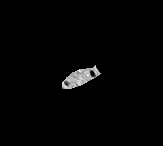
#> input picture BHS6 Bitmaps - Cleaned/bhs_voi_600000300.bmp, 163 x 146 px, found by its file name; its folder holds 4 pictures in this run
$ python generate_data.py
#> lines starting #> are read from the running program, lines starting #| are printed output that depends on the picture
### scripts/modules/stack_utils.py
import os, sys, shutil
import numpy as np
from pathlib import Path
from PIL import Image
from scipy.ndimage import distance_transform_edt

def load_image_stack(folder):
#> called with folder = './BHS6 Bitmaps - Cleaned'
    files = sorted([f for f in os.listdir(folder) if f.endswith(".bmp")])
    stack = [np.array(Image.open(os.path.join(folder, f)).convert("L"), dtype=np.uint8) for f in files]
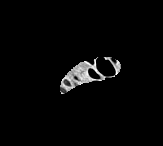
#> input picture BHS6 Bitmaps - Cleaned/bhs_voi_600000302.bmp, 163 x 146 px, found by its file name
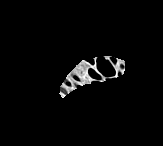
#> input picture BHS6 Bitmaps - Cleaned/bhs_voi_600000303.bmp, 163 x 146 px, found by its file name
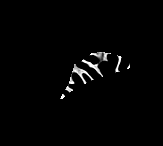
#> input picture BHS6 Bitmaps - Cleaned/bhs_voi_600000308.bmp, 163 x 146 px, found by its file name
    return np.array(stack), files

def save_image_stack(output_folder, stack, filenames):
    prep_folder(output_folder)
    for img, name in zip(stack, filenames):
        img = Image.fromarray(img.astype(np.uint8))
        img.save(os.path.join(output_folder, name))

# Calculates the euclidean distance of all masked pixels from edge
# [5 lines left out: function compute_distance_transform, not called in this run]

def prep_folder(folder_path: str) -> None:
    """
    Clears all files and subfolders from the given folder if it exists,
    or creates the folder (and any missing parents) if it doesn't.
    """
    folder = Path(folder_path)
    if folder.exists():
        # Remove each child (file or directory) in the folder
        for child in folder.iterdir():
            if child.is_dir():
                shutil.rmtree(child)
            else:
                child.unlink()
    else:
        # Create the folder (and parents) if it doesn’t exist
        folder.mkdir(parents=True, exist_ok=True)

# [7 lines left out: function validate_folder, not called in this run]

### scripts/modules/re_axis_data.py
import os, shutil, argparse, sys
import numpy as np
from PIL import Image
from pathlib import Path
from modules.stack_utils import load_image_stack, save_image_stack

def reorient_stack(input_dir, output_dir):
    """Reorients a stack of BMP images along three cardinal axes and saves the results."""
    volume, filenames = load_image_stack(input_dir)
#> filenames = ['bhs_voi_600000300.bmp', 'bhs_voi_600000302.bmp', 'bhs_voi_600000303.bmp', 'bhs_voi_600000308.bmp']

    # Output directories
    axis_dirs = [
        os.path.join(output_dir, "axis_x"),
        os.path.join(output_dir, "axis_y"),
        os.path.join(output_dir, "axis_z")  # This will be the same as input_dir
    ]

    # Save original (axis_z)
    save_image_stack(axis_dirs[2], volume, filenames)
#> the loop in save_image_stack, `for img, name in zip(stack, filenames):` made 4 passes
#> name on passes 1 to 4: 'bhs_voi_600000300.bmp', 'bhs_voi_600000302.bmp', 'bhs_voi_600000303.bmp', 'bhs_voi_600000308.bmp'

    # Reorient for axis_x (slices along depth direction)
    rotated_x = np.transpose(volume, (1, 0, 2))  # Shape: (height, depth, width)
    save_image_stack(axis_dirs[0], rotated_x, [f"slice_{i:03d}.bmp" for i in range(rotated_x.shape[0])])
#> the loop in save_image_stack (call 2), `for img, name in zip(stack, filenames):` made 146 passes
#> name on passes 1 to 12: 'slice_000.bmp', 'slice_001.bmp', 'slice_002.bmp', 'slice_003.bmp', 'slice_004.bmp', 'slice_005.bmp', 'slice_006.bmp', 'slice_007.bmp', 'slice_008.bmp', 'slice_009.bmp', 'slice_010.bmp', 'slice_011.bmp'

    # Reorient for axis_y (slices along width direction)
    rotated_y = np.transpose(volume, (2, 1, 0))  # Shape: (width, height, depth)
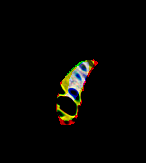
#> rotated_y: shape (163, 146, 4); mean of channels 0, 1, 2, 3 3.5, 5.9, 6.4, 3.7; drawn as B, G, R
    save_image_stack(axis_dirs[1], rotated_y, [f"slice_{i:03d}.bmp" for i in range(rotated_y.shape[0])])

# [13 lines that do not run on import are left out]

### scripts/modules/mask_script_3d.py
import os, shutil, cv2 , argparse
import numpy as np
from PIL import Image
from pathlib import Path
from modules.stack_utils import load_image_stack, prep_folder, validate_folder, save_image_stack
from modules import mask_script_bmp

def generate_and_combine_masks(input_dir, output_dir):
    """Generates masks for each axis and combines them into a final mask matching the Z-axis orientation."""
    prep_folder(output_dir)
    axis_dirs = [
        os.path.join(input_dir, "axis_x"),
        os.path.join(input_dir, "axis_y"),
        os.path.join(input_dir, "axis_z")
    ]
    mask_dirs = [
        os.path.join(output_dir, "axis_x"),
        os.path.join(output_dir, "axis_y"),
        os.path.join(output_dir, "axis_z")
    ]
#> (the run stopped early here; a loop or call above may not have finished)
